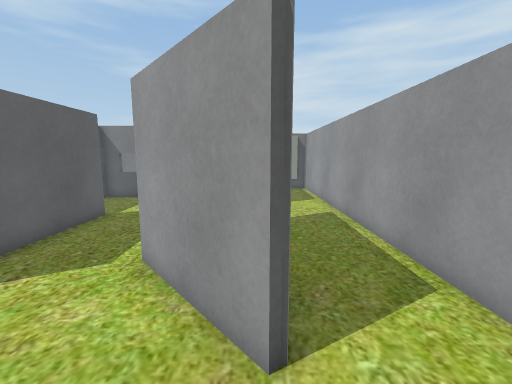
View 1 (above)

16 first-person views from a walk through a 3-D level made in the Unity game engine. The camera is 1.2 m above the floor, tilts 8° down and sees 90° across. The floor is counted in squares, 0.5 m on a side. Each view is taken from the middle of a square. On the plan, view 1 faces up. The plan holds only what a view shows up to about 17 squares ahead; the rest is blank. The player character is not drawn.

View 2
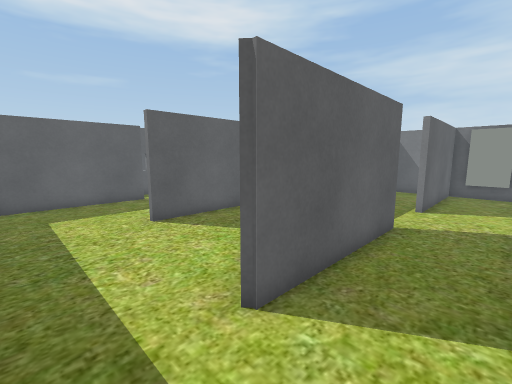

View 3
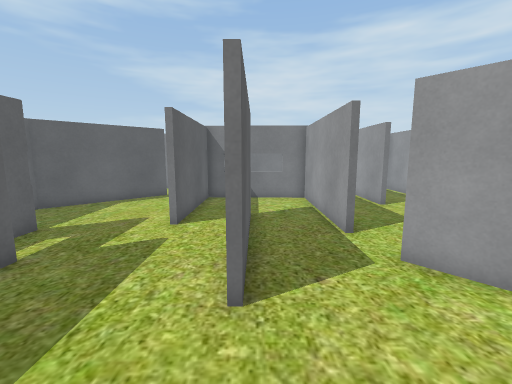

View 4
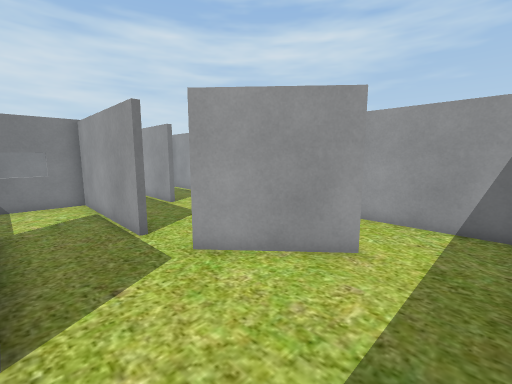

View 5
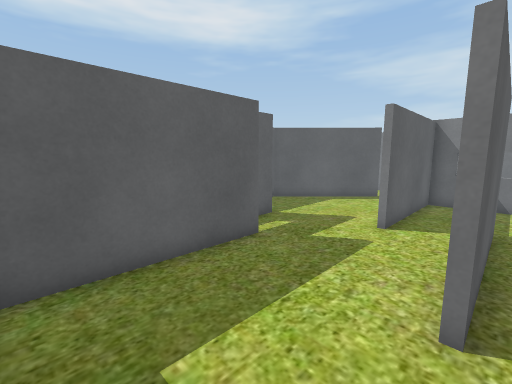

View 6
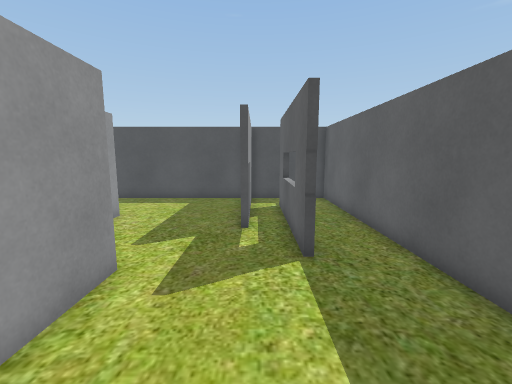

View 7
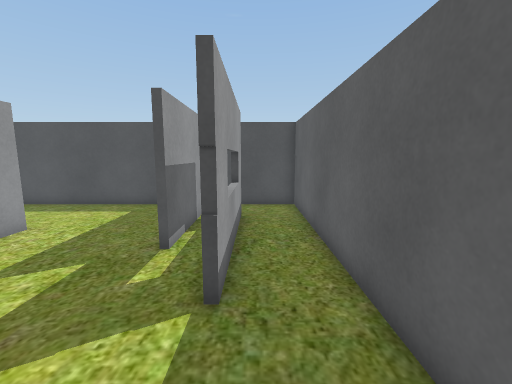

View 8
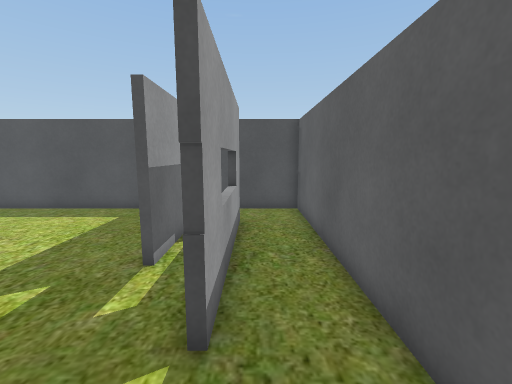

View 9
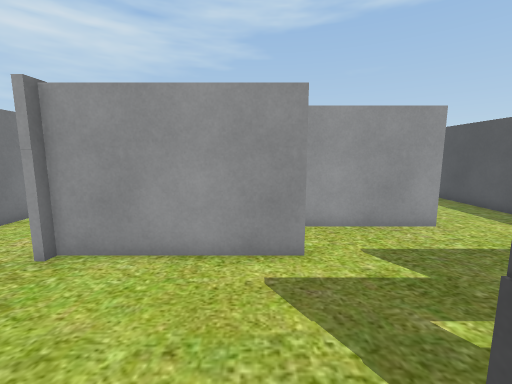

View 10
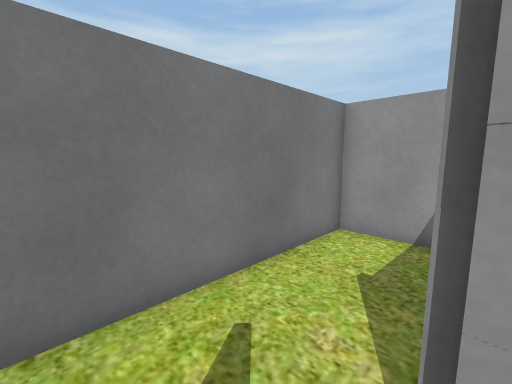

View 11
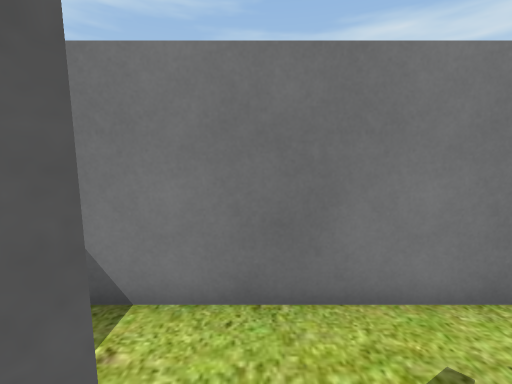

View 12
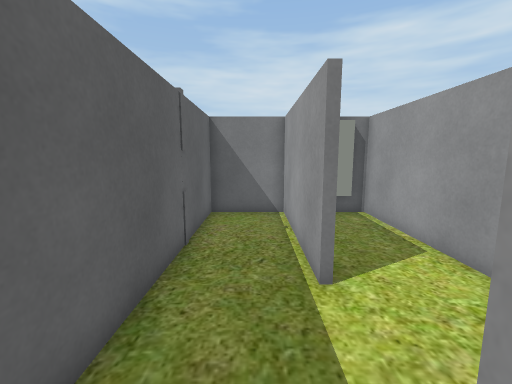

View 13
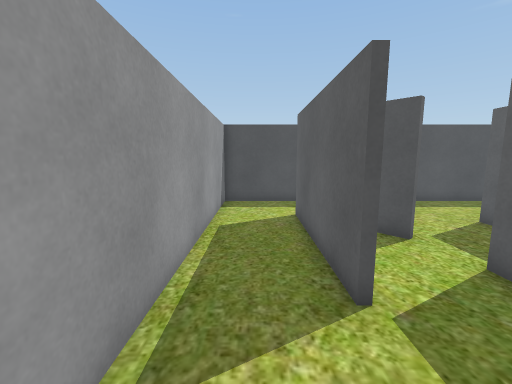

View 14
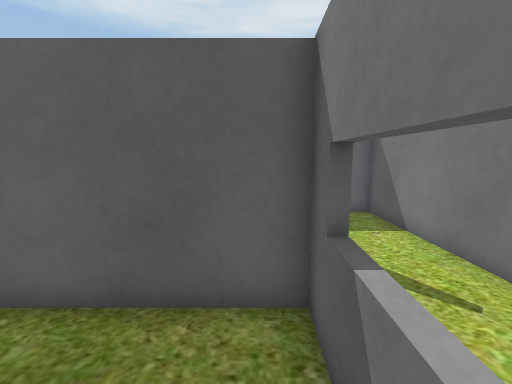

View 15
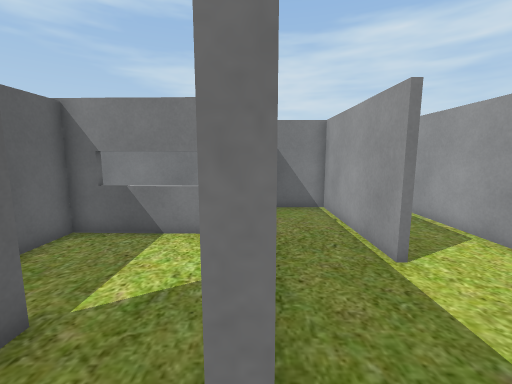

View 16
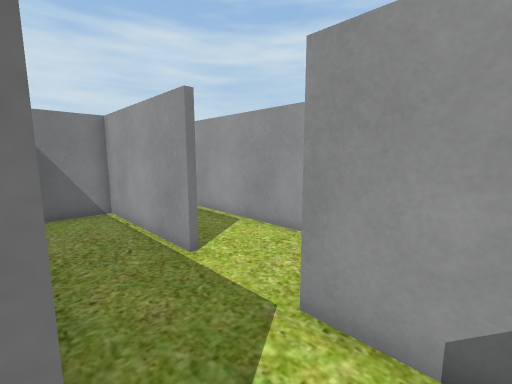

### Floor plan
Points are (right, up) in squares from view 1. A wall is a line through its corners. A room is listed if a view was taken in it or the views show most of it. See-through windows are left out.
Room 1 (views 1, 2, 13)
walls: (0.4, 9.2) (0.4, 2.6); (0.2, 2.5) (-0.4, 3.2); (-1.5, -0.6) (3.7, -0.6) (3.7, 18.9) (0.4, 18.9) (0.4, 12.5); (3, 18.5) (1.1, 18.5)
ways out: opening at (-0.5, 1) to room 2; opening at (0, 11) to room 5
Room 2 (views 3, 4, 5, 14, 15, 16)
walls: (-2.5, 5.9) (-1.8, 5.1); (-3.2, 7.8) (-3.2, 14.7) (-6.6, 14.8); (-0.4, 3.2) (-2.6, 5.7); (-6.2, 10.4) (-6.2, 3.8); (-6.5, -0.6) (-1.5, -0.6)
ways out: opening at (-0.5, 1) to room 1; opening at (-6, 1.5) to room 3; opening at (-1.5, 8.5) to room 5; opening at (-6, 12.5) to room 6
Room 3 (views 6, 7, 8, 9)
walls: (-11.5, 5.6) (-11.5, -0.1); (-13.1, 8.2) (-13.1, 4.6); (-9, 8.8) (-9, 13.6); (-6.5, 3.8) (-6.5, 8.4); (-13.4, 1.6) (-13.4, 8.1); (-11.8, 0) (-11.8, 5.6); (-11.2, -0.6) (-6.5, -0.6); (-12.1, 15.2) (-15.9, 11.4) (-15.9, -0.6) (-11.8, -0.6)
ways out: opening at (-6, 1.5) to room 2; opening at (-10.5, 14.5) to room 4; opening at (-7.5, 9.5) to room 6
Room 4 (views 10, 11)
walls: (-11.4, 15.9) (-12.1, 15.2); (-9, 13.6) (-9, 14.8) (-9.5, 14.9); (-3.2, 16.2) (-3.2, 18.9) (-15.9, 18.9) (-15.9, 18)
ways out: opening at (-10.5, 14.5) to room 3
Room 5 (view 12)
walls: (0.1, 12.5) (0.1, 18.9) (-2.9, 18.9) (-2.9, 7.8); (0.1, 6.8) (0.1, 9.2)
ways out: opening at (0, 11) to room 1; opening at (-1.5, 8.5) to room 2
Room 6 (no view inside)
walls: (-6.6, 14.8) (-8.8, 14.8) (-8.8, 8.8)
ways out: opening at (-6, 12.5) to room 2; opening at (-7.5, 9.5) to room 3

Where each view was taken, in squares from view 1:
view 1: 0 up, 0 right, facing up
view 2: 0 up, 3 right, facing up-left
view 3: 0 up, 6 left, facing up
view 4: 0 up, 6 left, facing up-right
view 5: 0 up, 6 left, facing up-left
view 6: 14 up, 12 left, facing down
view 7: 12 up, 14 left, facing down
view 8: 11 up, 14 left, facing down
view 9: 10 up, 15 left, facing right
view 10: 15 up, 11 left, facing up-right
view 11: 15 up, 11 left, facing up
view 12: 8 up, 1 left, facing up
view 13: 13 up, 2 right, facing down
view 14: 14 up, 5 left, facing left
view 15: 7 up, 3 left, facing up
view 16: 7 up, 3 left, facing up-right
